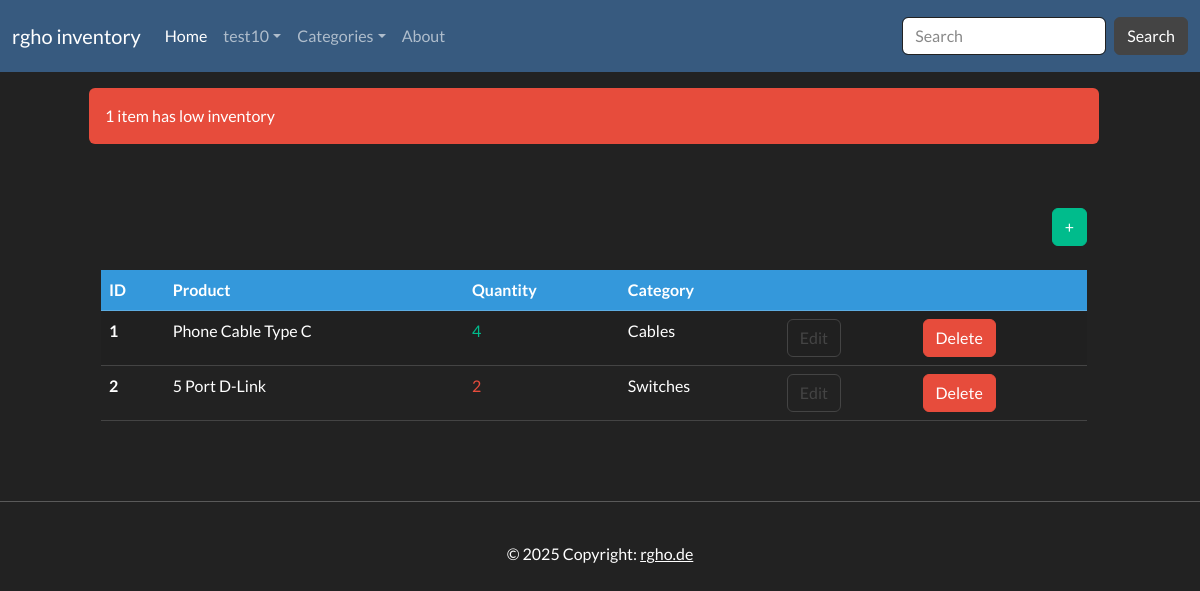
The page /dashboard/ (signed in) on the database as committed earlier.
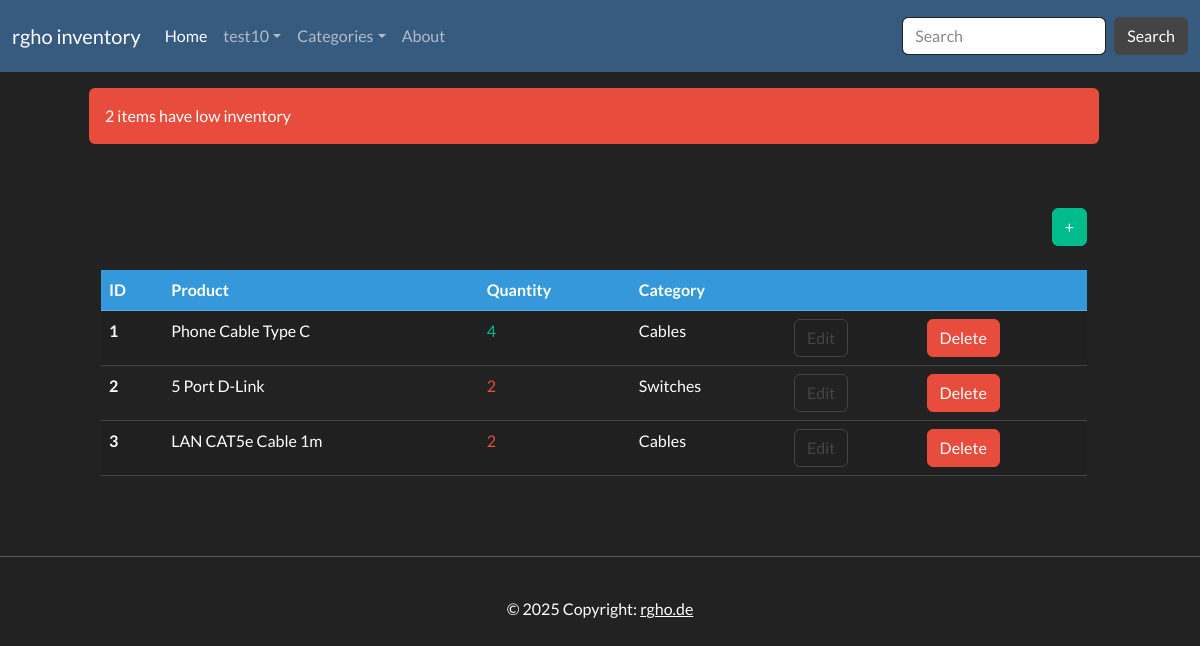
The same page on the database as committed later.
### inventory/models.py (models this page shows, shortened)
class InventoryItem(models.Model):
	product = models.CharField(max_length=200)
	quantity = models.IntegerField()
	category = models.ForeignKey('Category', on_delete=models.SET_NULL, blank=True, null=True)
	date_created = models.DateTimeField(auto_now_add=True)
	user = models.ForeignKey(User, on_delete=models.CASCADE)

class Category(models.Model):
	name = models.CharField(max_length=200)
	class Meta:
		verbose_name_plural = 'categories'

### inventory/views.py (the view)
# urls.py: path('dashboard/', Dashboard.as_view(), name='dashboard'),
class Dashboard(LoginRequiredMixin, View):
	def get(self, request):
		items = InventoryItem.objects.filter(user=self.request.user.id).order_by('id')
		low_inventory = InventoryItem.objects.filter(
			user=self.request.user.id,
			quantity__lte=LOW_QUANTITY
		)
		if low_inventory.count() > 0:
			if low_inventory.count() > 1:
				messages.error(request, f'{low_inventory.count()} items have low inventory')
			else:
				messages.error(request, f'{low_inventory.count()} item has low inventory')
		low_inventory_ids = InventoryItem.objects.filter(
			user=self.request.user.id,
			quantity__lte=LOW_QUANTITY
		).values_list('id', flat=True)
		return render(request, 'inventory/dashboard.html', {'items': items, 'low_inventory_ids': low_inventory_ids})

### inventory/context_processors.py (called while the page is built)
def categories(request):
    return {
        'categories': Category.objects.all()
    }

### inventory/templates/inventory/dashboard.html (shortened to what this page needs)
{% extends 'inventory/base.html' %}
{% block content %}
	{% if messages %}
		<div class="row mt-3" style="margin-right: 0;">
			{% for message in messages %}
				{% if message.tags == 'error' %}
					<div class="col-md-10 col-12 mx-auto alert alert-danger">
						{{ message }}
					</div>
				{% else %}
					<div class="col-md-10 col-12 mx-auto alert alert-success">
						{{ message }}
					</div>
				{% endif %}
			{% endfor %}
		</div>
	{% endif %}
	<div class="row" style="margin-right: 0;">
		<div class="col-md-10 col-12 mx-auto mt-5">
			<div class="d-flex justify-content-end">
				<a href="{% url 'add-item' %}" class="btn btn-success">+</a>
			</div>
<br>
			<table class="table table-hover table-striped" style="margin-right: 0;">
				<thead class="table-info">
                    <tr>
                      <th scope="col">ID</th>
                      <th scope="col">Product</th>
                      <th scope="col">Quantity</th>
                      <th scope="col">Category</th>
                      <th></th>
                      <th></th>
                    </tr>
                  </thead>
				<tbody>
					{% for item in items %}
					<tr>
						<th scope="row">{{ item.id }}</th>
						<td>{{ item.product }}</td>
						{% if item.id in low_inventory_ids %}
							<td class="text-danger">{{ item.quantity }}</td>
						{% else %}
							<td class="text-success">{{ item.quantity }}</td>
						{% endif %}
						<td>{{ item.category.name }}</td>
						<td><a href="{% url 'edit-item' item.id %}" class="btn btn-outline-secondary">Edit</a></td>
						<td><a href="{% url 'delete-item' item.id %}" class="btn btn-danger">Delete</a></td>
					</tr>
					{% endfor %}
				</tbody>
			</table>
		</div>
	</div>
{% endblock content %}

Rows that differ between the two databases and show on the page:
added InventoryItem: id "3", product "LAN CAT5e Cable 1m", quantity "2", category.name "Cables"
Other text that changed with them:
new list line: "2 items have low inventory"
list line gone: "1 item has low inventory"
